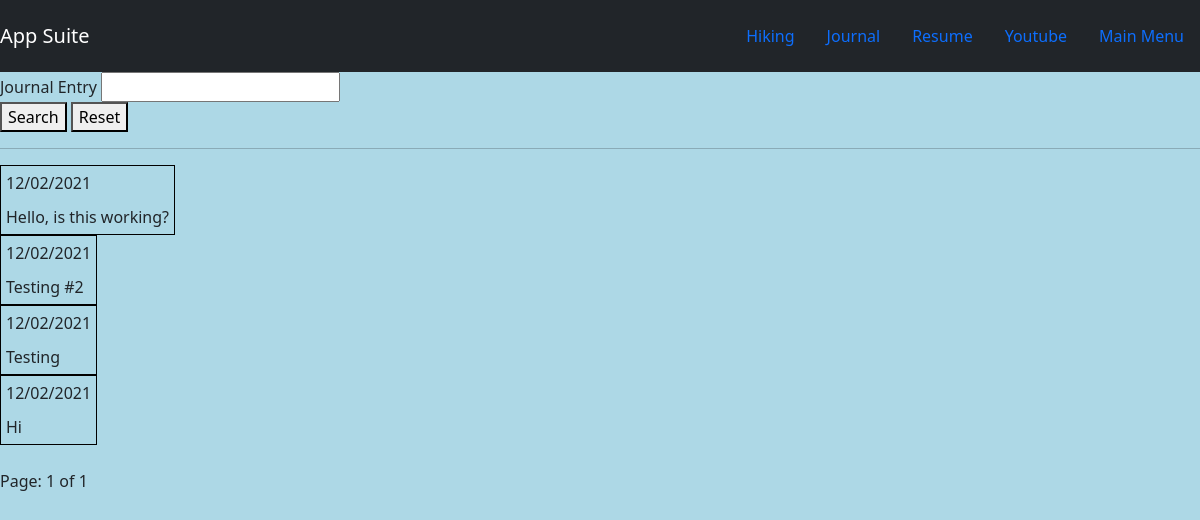
The app's page /AppSuite/search_journal_entries/ with its own data.
### AppSuite/models.py (models this page shows, shortened)
class Journal(models.Model):
    Date_Time = models.TextField(max_length=200)
    Journal_Entry = models.TextField(max_length=5000)

### AppSuite/views.py (the view)
# urls.py: path('search_journal_entries/', views.search_journal_entries, name="search_journal_entries"),  # Search Journal
def search_journal_entries(request):
    journal_object = Journal.objects.all()
    journal_search = request.GET.get('Journal_Entry')
    if journal_search != '' and journal_search is not None:
        journal_object = journal_object.filter(Date_Time=journal_search) | journal_object.filter(
            Journal_Entry=journal_search)
    paginator = Paginator(journal_object, 5)
    page = request.GET.get('page')
    journal_object = paginator.get_page(page)
    return render(request, 'AppSuite/journal_search.html', {'journal_object': journal_object})

### AppSuite/templates/AppSuite/journal_search.html (shortened to what this page needs)
{% extends 'AppSuite/base.html' %}
{% block body %}
<form action="" method="GET">
    <form action="" method="GET">
      <label for="Journal_Entry">Journal Entry</label>
      <input type="search" id="Journal_Entry" name="Journal_Entry" /><br/>
    <button type="submit">Search</button>
    <button type="reset">Reset</button>
</form>
<hr>
{% for journal_item in journal_object %}
<table>
    <tr>
        <td>{{ journal_item.Date_Time}}
    </tr>
    <tr>
        <td>{{ journal_item.Journal_Entry }}
    </tr>
</table>
{% endfor %}
<br>
Page: {{ journal_object.number }} of {{ journal_object.paginator.num_pages }}
{% endblock %}

### AppSuite/static/AppSuite/album.css (style rules this page uses)
body { background-color: lightblue; }
table, th, td, tr { border: 1px solid black; padding-top: 5px; padding-right: 5px; padding-bottom: 5px; padding-left: 5px; }

### records on screen
Journal: Date_Time "12/02/2021", Journal_Entry "Hello, is this working?"
Journal: Date_Time "12/02/2021", Journal_Entry "Testing #2"
Journal: Date_Time "12/02/2021", Journal_Entry "Testing"
Journal: Date_Time "12/02/2021", Journal_Entry "Hi"

### other values on screen
{{ journal_object.number }} "1"
{{ journal_object.paginator.num_pages }} "1"
